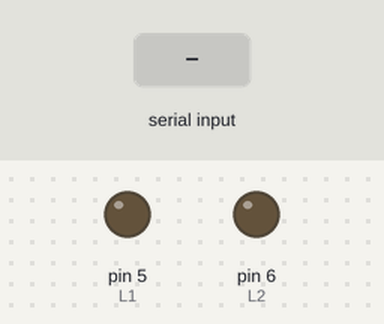
Bench run of a sketch on a simulated Arduino Uno, built with avr-gcc and run on an emulated ATmega328P. Shown: output pins drawn as LEDs (lit = HIGH). Inputs (shaded band) come from the test bench. No radio packets arrive unless stated; pins used as bus, display or sensor lines are not drawn.

Above: at 1.2 s.
1.3 s: "F" received over Serial
At 2.1 s:
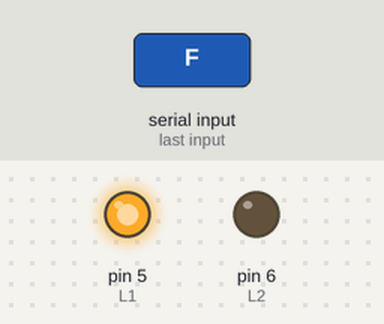
2.8 s: "B" received over Serial
At 3.2 s:
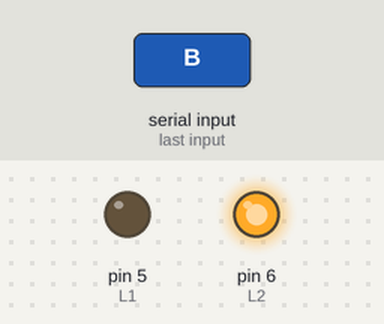
4.3 s: "S" received over Serial
At 5.5 s:
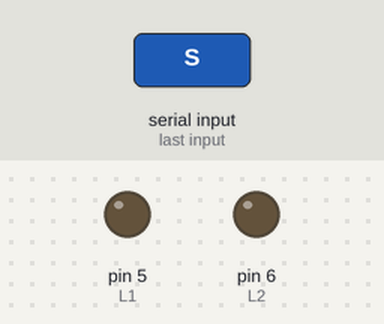
5.8 s: "L" received over Serial
At 6.8 s:
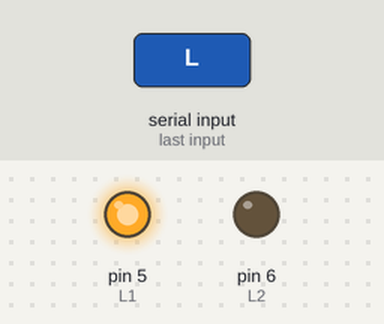
Timing chart, 0 to 8.3 s (numbered marks = the images above; inputs shaded):
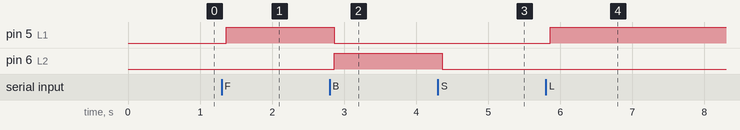

The sketch:

VW_Transmitter.ino
```cpp
/*
    Author: Dipansh Garg
    Roll no.: 2110994822 (Chitkara University)
    Course: BE Software Engineering (Global)
    Action: Transmits from transitter to reciever for master slave combo
*/

// Transmitter

#include <VirtualWire.h>

#define L1 5
#define L2 6
#define R1 9
#define R2 11

char input;
char *msg;

void setup() {
  pinMode(L1, OUTPUT);
  pinMode(L2, OUTPUT);
  pinMode(R1, OUTPUT);
  pinMode(R2, OUTPUT);
  Serial.begin(9600);
  vw_set_tx_pin(10);
  vw_setup(2000);

  digitalWrite(L1, LOW);
  digitalWrite(L2, LOW);
  digitalWrite(R1, LOW);
  digitalWrite(R2, LOW);
}

void loop() {
  if (Serial.available())
  {
    input = Serial.read();
  }

  if (input == 'F')
  {
    msg[0] = 'f';
    vw_send((uint8_t *)msg, strlen(msg));
    vw_wait_tx();
    digitalWrite(L1, HIGH);
    digitalWrite(L2, LOW);
    digitalWrite(R1, HIGH);
    digitalWrite(R2, LOW);
  }

  else if (input == 'S')
  {
    msg[0] = 's';
    vw_send((uint8_t *)msg, strlen(msg));
    vw_wait_tx();
    digitalWrite(L1, LOW);
    digitalWrite(L2, LOW);
    digitalWrite(R1, LOW);
    digitalWrite(R2, LOW);
  }

  else if (input == 'B')
  {
    msg[0] = 'b';
    vw_send((uint8_t *)msg, strlen(msg));
    vw_wait_tx();
    digitalWrite(L1, LOW);
    digitalWrite(L2, HIGH);
    digitalWrite(R1, LOW);
    digitalWrite(R2, HIGH);
  }

  else if (input == 'L')
  {
    msg[0] = 'l';
    vw_send((uint8_t *)msg, strlen(msg));
    vw_wait_tx();
    digitalWrite(L1, HIGH);
    digitalWrite(L2, LOW);
    digitalWrite(R1, LOW);
    digitalWrite(R2, LOW);
  }

  else if (input == 'R')
  {
    msg[0] = 'r';
    vw_send((uint8_t *)msg, strlen(msg));
    vw_wait_tx();
    digitalWrite(L1, LOW);
    digitalWrite(L2, LOW);
    digitalWrite(R1, HIGH);
    digitalWrite(R2, LOW);
  }
}
```

Measured:
- after the input at 1.3 s, pin 5 (L1): LOW → HIGH after 0.06 s
- after the input at 2.8 s, pin 5 (L1): HIGH → LOW after 0.06 s; pin 6 (L2): LOW → HIGH after 0.06 s
- after the input at 4.3 s, pin 6 (L2): HIGH → LOW after 0.06 s
- after the input at 5.8 s, pin 5 (L1): LOW → HIGH after 0.06 s
